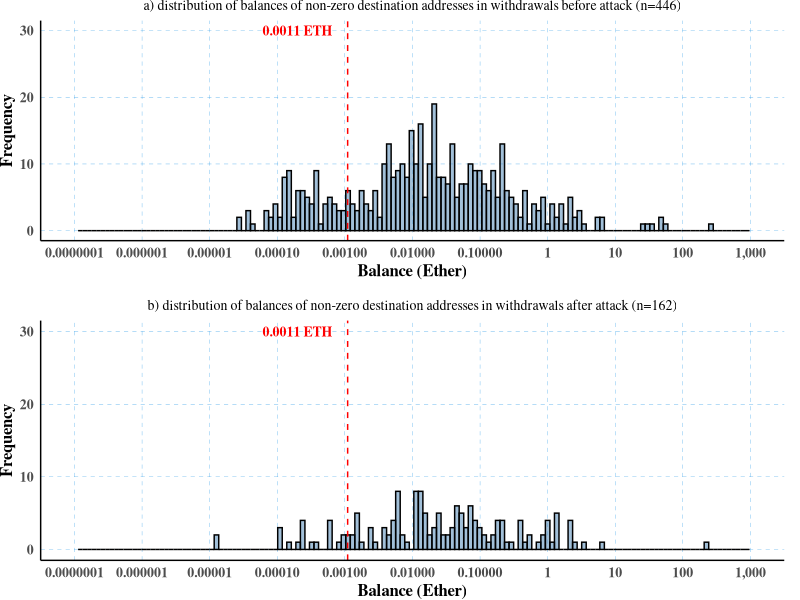

Write the R code that produced this figure.
library(ggplot2)
library(dplyr)
library(gridExtra)
library(patchwork)
library(tidyr)

format_ether_value <- function(x) {
  sapply(x, function(val) {
    if (val < 1) {
      format(val, scientific = FALSE, nsmall = 5, decimal.mark = ".", big.mark = "")
    } else {
      format(round(val), big.mark = ",", scientific = FALSE)
    }
  })
}

data <- read.csv('../cross-chain-rules-validator/analysis/nomad-bridge/data/dst_ethereum_addresses_with_ether.csv')

zero_balances <- data %>% filter(balance_at_date == 0)
print(nrow(zero_balances))

non_zero_balances <- data %>% filter(balance_at_date != 0)
print(nrow(non_zero_balances))

threshold <- 0.0011  # Example threshold, adjust based on your data

x_limits <- c(0.0000001, 1000)
custom_breaks <- c(0.0000001, 0.000001, 0.00001, 0.0001, 0.001, 0.01, 0.1, 1, 10, 100, 1000)

data_before <- data %>% filter(timestamp < 1659389551)
# Create the second histogram for balance_today_capped
p1 <- ggplot(data_before, aes(x=balance_at_date_ether)) +
  geom_histogram(bins=150, fill="steelblue", color="black", alpha=0.5) +
  geom_vline(xintercept = threshold, linetype="dashed", color="red") +
  scale_x_log10(limits = x_limits, breaks = custom_breaks, labels = function(x) {sapply(x, format_ether_value)}) +
  scale_y_continuous(limits = c(0, 30), labels = scales::comma) +
  annotate("text", x = 0.0002, y = 30, hjust = .5, label = paste(threshold, "ETH"), colour = "red", size=3.5, fontface="bold", family = "serif") +
  labs(title="a) distribution of balances of non-zero destination addresses in withdrawals before attack (n=446)",
       x="Balance (Ether)",
       y="Frequency"
  ) +
  theme_minimal() +
  theme(
    plot.margin = unit(c(0, 0.4, 0.5, 0), "cm"),
    text = element_text(family = "serif"),
    axis.line = element_line(colour = "black"),
    panel.grid.major.y = element_line(color = 4, size = 0.1, linetype = 2),
    panel.grid.major.x = element_line(color = 4, size = 0.1, linetype = 2),
    plot.title = element_text(size = 10, hjust = 0.5, vjust=1),
    panel.grid.minor.x = element_blank(),
    panel.grid.minor.y = element_blank(),
    axis.title.y=element_text(size=12, face="bold"),
    axis.title.x=element_text(size=12, face="bold"),
    legend.title = element_text(face = "bold", size=14),
    axis.text = element_text(size = 10, face="bold"),
  ) 

data_after <- data %>% filter(timestamp >= 1659389551)
# Create the first histogram for balance_at_date_capped
p2 <- ggplot(data_after, aes(x=balance_at_date_ether)) +
  geom_histogram(bins=150, fill="steelblue", color="black", alpha=0.5) +
  geom_vline(xintercept = threshold, linetype="dashed", color="red") +  # Add threshold line
  scale_x_log10(limits = x_limits, breaks = custom_breaks, labels = function(x) {sapply(x, format_ether_value)}) +
  scale_y_continuous(limits = c(0, 30), labels = scales::comma) +  # Format y-axis labels with commas
  annotate("text", x = 0.0002, y = 30, hjust = .5, label = paste(threshold, "ETH"), colour = "red", size=3.5, fontface="bold", family = "serif") +
  labs(title="b) distribution of balances of non-zero destination addresses in withdrawals after attack (n=162)",
       x="Balance (Ether)",
       y="Frequency"
  ) +
  theme_minimal() +
  theme(
    plot.margin = unit(c(0, 0.4, 0, 0), "cm"),
    text = element_text(family = "serif"),
    axis.line = element_line(colour = "black"),
    panel.grid.major.y = element_line(color = 4, size = 0.1, linetype = 2),
    panel.grid.major.x = element_line(color = 4, size = 0.1, linetype = 2),
    plot.title = element_text(size = 10, hjust = 0.5, vjust=1),
    panel.grid.minor.x = element_blank(),
    panel.grid.minor.y = element_blank(),
    axis.title.y=element_text(size=12, face="bold"),
    axis.title.x=element_text(size=12, face="bold"),
    legend.title = element_text(face = "bold", size=14),
    axis.text = element_text(size = 10, face="bold"),
  ) 


# Arrange the plots vertically
grid.arrange(p1, p2, ncol=1)

